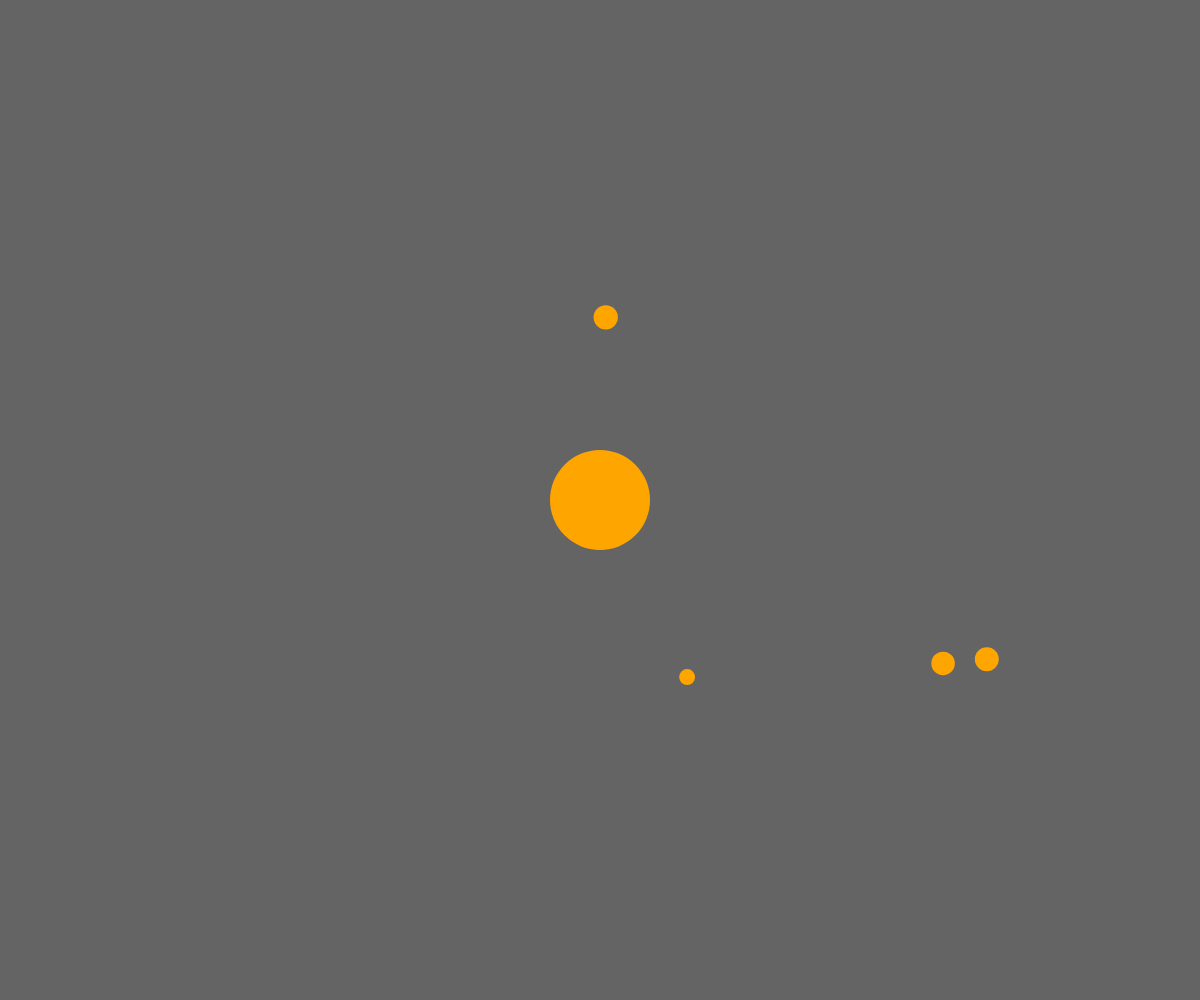
Frame 1 (no input)
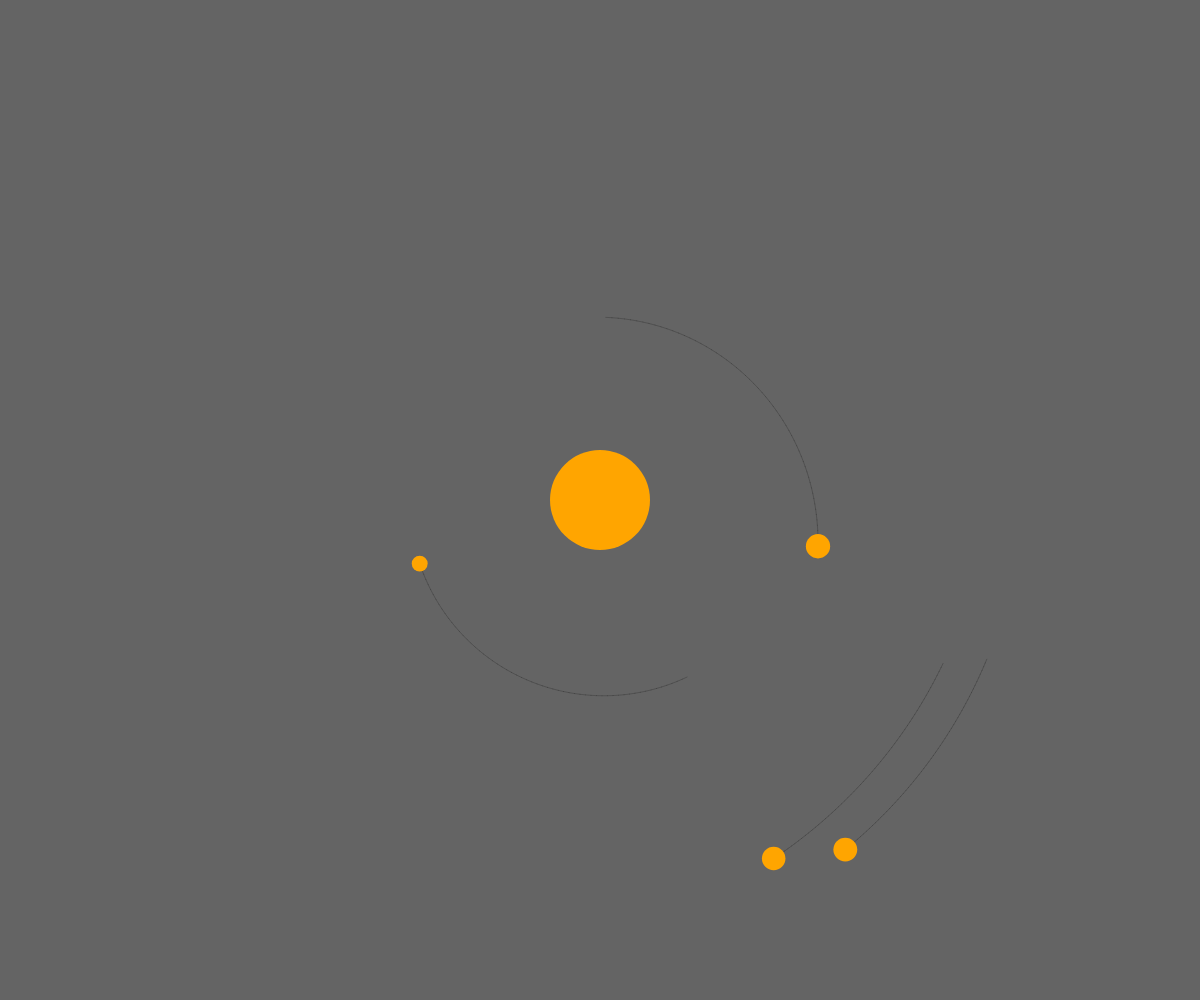
Frame 60 (no input)
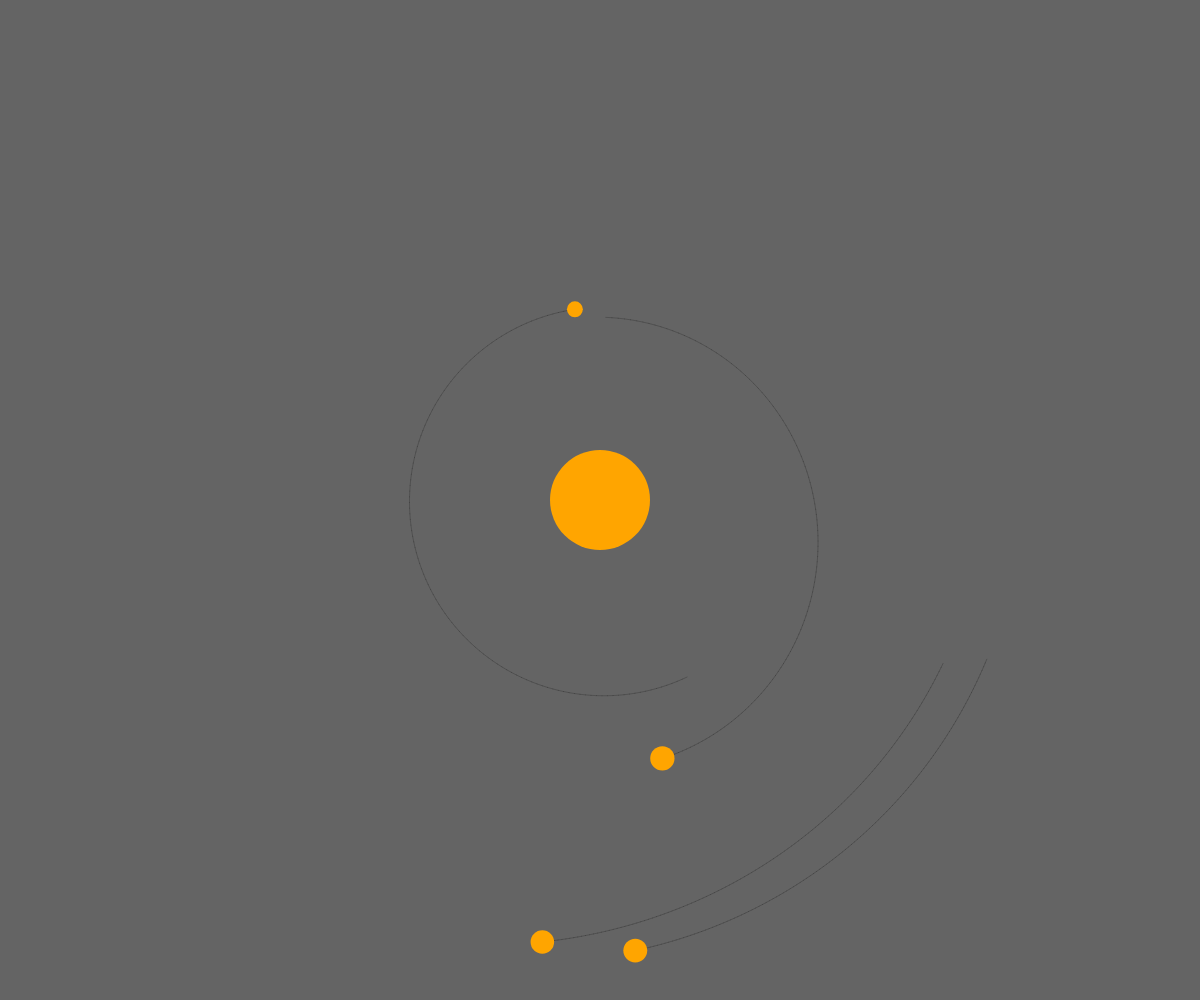
Frame 120 (the mouse pressed at the canvas centre since frame 60)

The p5.js sketch that drew these frames (run headless with seeded random() and noise() and a simulated clock; from frame 60 on, the mouse is pressed at the canvas centre):

// p5.js sketch
// ── sketch.js
let planets = []
let matahari
let numPlanets = 4
let G = 120
let destabilise = 0.15

function setup() {
  createCanvas(windowWidth,windowHeight)
  matahari = new Body(50,createVector(0,0),createVector(0,0))

    // Inisiasi planet
  for (let i = 0; i < numPlanets; i++) {
    let mass = random(5, 15)
    let radius = random(matahari.d, min(windowWidth/2,windowHeight/2))
    let angle = random(0, TWO_PI)
    let planetPos = createVector(radius * cos(angle), radius * sin(angle))

    // menentukan arah orbit dan kecepatan 
    let planetVel = planetPos.copy()
    if (random(1) < 0.1) planetVel.rotate(-HALF_PI)
    else planetVel.rotate(HALF_PI) 
    planetVel.normalize()
    planetVel.mult( sqrt((G * matahari.mass)/(radius)) ) 
    planetVel.mult( random( 1-destabilise, 1+destabilise) ) 
    planets.push( new Body(mass, planetPos, planetVel) )
  }
}

function draw() {
  background(100)
  translate(width/2, height/2)
  for (let i = numPlanets-1; i >= 0; i--) {
    matahari.attract(planets[i])
    planets[i].move()
    planets[i].show()
  }
  matahari.show()
}

function Body(_mass, _pos, _vel){
  this.mass = _mass
  this.pos = _pos
  this.vel = _vel
  this.d = this.mass*2
  this.thetaInit = 0
  this.path = []
  this.pathLen = Infinity

  this.show = function() {
    stroke(0,50)
    for (let i = 0; i < this.path.length-2; i++) {
      line(this.path[i].x, this.path[i].y, this.path[i+1].x, this.path[i+1].y,)
    }
    fill('orange');
    noStroke()
    ellipse(this.pos.x, this.pos.y, this.d, this.d)
  }

  this.move = function() {
    this.pos.x += this.vel.x
    this.pos.y += this.vel.y
    this.path.push(createVector(this.pos.x,this.pos.y))
    if (this.path.length > 200) this.path.splice(0,1)
  }

  this.applyForce = function(f) {
    this.vel.x += f.x / this.mass
    this.vel.y += f.y / this.mass
  }

  this.attract = function(child) {
    let r = dist(this.pos.x, this.pos.y, child.pos.x, child.pos.y)
    let f = (this.pos.copy()).sub(child.pos)
    f.setMag( (G * this.mass * child.mass)/(r * r) )
    child.applyForce(f)
  }

}
